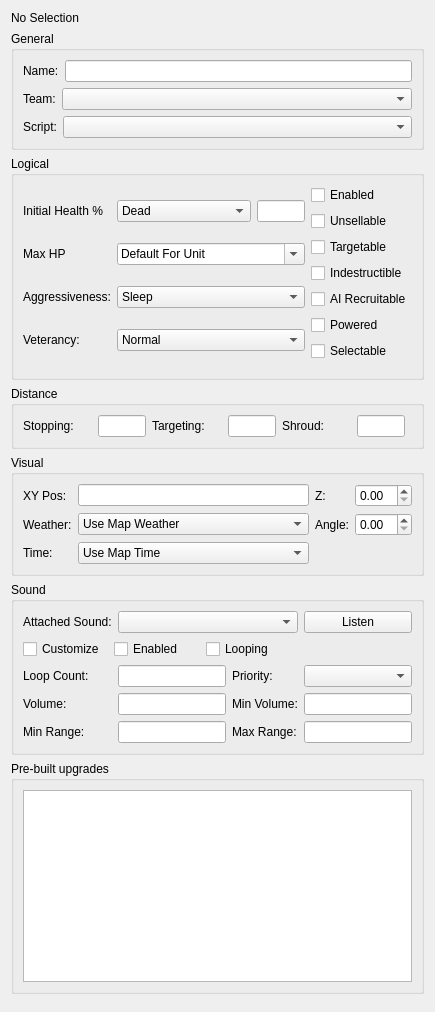
<?xml version="1.0" encoding="UTF-8"?>
<ui version="4.0">
 <class>WBQtObjectPropsPanel</class>
 <widget class="QWidget" name="WBQtObjectPropsPanel">
  <property name="windowTitle">
   <string>Object Properties</string>
  </property>
  <layout class="QVBoxLayout" name="rootLayout">
   <item>
    <widget class="QLabel" name="selectionLabel">
     <property name="text">
      <string>No Selection</string>
     </property>
    </widget>
   </item>
   <item>
    <widget class="QGroupBox" name="generalBox">
     <property name="title">
      <string>General</string>
     </property>
     <layout class="QVBoxLayout" name="genLay">
      <item>
       <layout class="QHBoxLayout" name="nameRow" stretch="0,1">
        <item>
         <widget class="QLabel" name="nameLabel">
          <property name="text">
           <string>Name:</string>
          </property>
         </widget>
        </item>
        <item>
         <widget class="QLineEdit" name="name"/>
        </item>
       </layout>
      </item>
      <item>
       <layout class="QHBoxLayout" name="teamRow" stretch="0,1">
        <item>
         <widget class="QLabel" name="teamLabel">
          <property name="text">
           <string>Team:</string>
          </property>
         </widget>
        </item>
        <item>
         <widget class="QComboBox" name="team"/>
        </item>
       </layout>
      </item>
      <item>
       <layout class="QHBoxLayout" name="scriptRow" stretch="0,1">
        <item>
         <widget class="QLabel" name="scriptLabel">
          <property name="text">
           <string>Script:</string>
          </property>
         </widget>
        </item>
        <item>
         <widget class="QComboBox" name="script"/>
        </item>
       </layout>
      </item>
     </layout>
    </widget>
   </item>
   <item>
    <widget class="QGroupBox" name="logicalBox">
     <property name="title">
      <string>Logical</string>
     </property>
     <layout class="QHBoxLayout" name="logLay" stretch="1,0">
      <item>
       <layout class="QGridLayout" name="leftGrid">
        <item row="0" column="0">
         <widget class="QLabel" name="initialHealthLabel">
          <property name="text">
           <string>Initial Health %</string>
          </property>
         </widget>
        </item>
        <item row="0" column="1">
         <layout class="QHBoxLayout" name="healthRow">
          <item>
           <widget class="QComboBox" name="health">
            <item>
             <property name="text">
              <string>Dead</string>
             </property>
            </item>
            <item>
             <property name="text">
              <string>25%</string>
             </property>
            </item>
            <item>
             <property name="text">
              <string>50%</string>
             </property>
            </item>
            <item>
             <property name="text">
              <string>75%</string>
             </property>
            </item>
            <item>
             <property name="text">
              <string>100%</string>
             </property>
            </item>
            <item>
             <property name="text">
              <string>Other</string>
             </property>
            </item>
           </widget>
          </item>
          <item>
           <widget class="QLineEdit" name="healthEdit">
            <property name="maximumSize">
             <size>
              <width>48</width>
              <height>16777215</height>
             </size>
            </property>
           </widget>
          </item>
         </layout>
        </item>
        <item row="1" column="0">
         <widget class="QLabel" name="maxHPLabel">
          <property name="text">
           <string>Max HP</string>
          </property>
         </widget>
        </item>
        <item row="1" column="1">
         <widget class="QComboBox" name="maxHPs">
          <property name="editable">
           <bool>true</bool>
          </property>
          <item>
           <property name="text">
            <string>Default For Unit</string>
           </property>
          </item>
         </widget>
        </item>
        <item row="2" column="0">
         <widget class="QLabel" name="aggressivenessLabel">
          <property name="text">
           <string>Aggressiveness:</string>
          </property>
         </widget>
        </item>
        <item row="2" column="1">
         <widget class="QComboBox" name="aggressiveness">
          <item>
           <property name="text">
            <string>Sleep</string>
           </property>
          </item>
          <item>
           <property name="text">
            <string>Passive</string>
           </property>
          </item>
          <item>
           <property name="text">
            <string>Normal</string>
           </property>
          </item>
          <item>
           <property name="text">
            <string>Alert</string>
           </property>
          </item>
          <item>
           <property name="text">
            <string>Aggressive</string>
           </property>
          </item>
         </widget>
        </item>
        <item row="3" column="0">
         <widget class="QLabel" name="veterancyLabel">
          <property name="text">
           <string>Veterancy:</string>
          </property>
         </widget>
        </item>
        <item row="3" column="1">
         <widget class="QComboBox" name="veterancy">
          <item>
           <property name="text">
            <string>Normal</string>
           </property>
          </item>
          <item>
           <property name="text">
            <string>Veteran</string>
           </property>
          </item>
          <item>
           <property name="text">
            <string>Elite</string>
           </property>
          </item>
          <item>
           <property name="text">
            <string>Heroic</string>
           </property>
          </item>
         </widget>
        </item>
       </layout>
      </item>
      <item>
       <layout class="QVBoxLayout" name="flagCol">
        <item>
         <widget class="QCheckBox" name="enabled">
          <property name="text">
           <string>Enabled</string>
          </property>
         </widget>
        </item>
        <item>
         <widget class="QCheckBox" name="unsellable">
          <property name="text">
           <string>Unsellable</string>
          </property>
         </widget>
        </item>
        <item>
         <widget class="QCheckBox" name="targetable">
          <property name="text">
           <string>Targetable</string>
          </property>
         </widget>
        </item>
        <item>
         <widget class="QCheckBox" name="indestructible">
          <property name="text">
           <string>Indestructible</string>
          </property>
         </widget>
        </item>
        <item>
         <widget class="QCheckBox" name="recruitableAI">
          <property name="text">
           <string>AI Recruitable</string>
          </property>
         </widget>
        </item>
        <item>
         <widget class="QCheckBox" name="powered">
          <property name="text">
           <string>Powered</string>
          </property>
         </widget>
        </item>
        <item>
         <widget class="QCheckBox" name="selectable">
          <property name="text">
           <string>Selectable</string>
          </property>
         </widget>
        </item>
        <item>
         <spacer name="flagColSpacer">
          <property name="orientation">
           <enum>Qt::Vertical</enum>
          </property>
         </spacer>
        </item>
       </layout>
      </item>
     </layout>
    </widget>
   </item>
   <item>
    <widget class="QGroupBox" name="distanceBox">
     <property name="title">
      <string>Distance</string>
     </property>
     <layout class="QHBoxLayout" name="distLay">
      <item>
       <widget class="QLabel" name="stoppingLabel">
        <property name="text">
         <string>Stopping:</string>
        </property>
       </widget>
      </item>
      <item>
       <widget class="QLineEdit" name="stopping">
        <property name="maximumSize">
         <size>
          <width>48</width>
          <height>16777215</height>
         </size>
        </property>
       </widget>
      </item>
      <item>
       <widget class="QLabel" name="targetingLabel">
        <property name="text">
         <string>Targeting:</string>
        </property>
       </widget>
      </item>
      <item>
       <widget class="QLineEdit" name="targeting">
        <property name="maximumSize">
         <size>
          <width>48</width>
          <height>16777215</height>
         </size>
        </property>
       </widget>
      </item>
      <item>
       <widget class="QLabel" name="shroudLabel">
        <property name="text">
         <string>Shroud:</string>
        </property>
       </widget>
      </item>
      <item>
       <widget class="QLineEdit" name="shroud">
        <property name="maximumSize">
         <size>
          <width>48</width>
          <height>16777215</height>
         </size>
        </property>
       </widget>
      </item>
      <item>
       <spacer name="distSpacer">
        <property name="orientation">
         <enum>Qt::Horizontal</enum>
        </property>
       </spacer>
      </item>
     </layout>
    </widget>
   </item>
   <item>
    <widget class="QGroupBox" name="visualBox">
     <property name="title">
      <string>Visual</string>
     </property>
     <layout class="QGridLayout" name="visGrid">
      <item row="0" column="0">
       <widget class="QLabel" name="xyPosLabel">
        <property name="text">
         <string>XY Pos:</string>
        </property>
       </widget>
      </item>
      <item row="0" column="1">
       <widget class="QLineEdit" name="xyPos"/>
      </item>
      <item row="0" column="2">
       <widget class="QLabel" name="zLabel">
        <property name="text">
         <string>Z:</string>
        </property>
       </widget>
      </item>
      <item row="0" column="3">
       <widget class="WBQtScrubSpinBox" name="zOffset">
        <property name="toolTip">
         <string>Drag up/down to scrub, or type a value.</string>
        </property>
        <property name="decimals">
         <number>2</number>
        </property>
        <property name="singleStep">
         <double>1.000000000000000</double>
        </property>
       </widget>
      </item>
      <item row="1" column="0">
       <widget class="QLabel" name="weatherLabel">
        <property name="text">
         <string>Weather:</string>
        </property>
       </widget>
      </item>
      <item row="1" column="1">
       <widget class="QComboBox" name="weather">
        <item>
         <property name="text">
          <string>Use Map Weather</string>
         </property>
        </item>
        <item>
         <property name="text">
          <string>Use Normal Model</string>
         </property>
        </item>
        <item>
         <property name="text">
          <string>Use Snow Model</string>
         </property>
        </item>
       </widget>
      </item>
      <item row="1" column="2">
       <widget class="QLabel" name="angleLabel">
        <property name="text">
         <string>Angle:</string>
        </property>
       </widget>
      </item>
      <item row="1" column="3">
       <widget class="WBQtScrubSpinBox" name="angle">
        <property name="toolTip">
         <string>Drag left/right to scrub, or type a value.</string>
        </property>
        <property name="decimals">
         <number>2</number>
        </property>
        <property name="singleStep">
         <double>1.000000000000000</double>
        </property>
       </widget>
      </item>
      <item row="2" column="0">
       <widget class="QLabel" name="timeLabel">
        <property name="text">
         <string>Time:</string>
        </property>
       </widget>
      </item>
      <item row="2" column="1">
       <widget class="QComboBox" name="time">
        <item>
         <property name="text">
          <string>Use Map Time</string>
         </property>
        </item>
        <item>
         <property name="text">
          <string>Use Day Model</string>
         </property>
        </item>
        <item>
         <property name="text">
          <string>Use Night Model</string>
         </property>
        </item>
       </widget>
      </item>
     </layout>
    </widget>
   </item>
   <item>
    <widget class="QGroupBox" name="soundBox">
     <property name="title">
      <string>Sound</string>
     </property>
     <layout class="QGridLayout" name="sndGrid">
      <item row="0" column="0">
       <widget class="QLabel" name="attachedSoundLabel">
        <property name="text">
         <string>Attached Sound:</string>
        </property>
       </widget>
      </item>
      <item row="0" column="1" colspan="2">
       <widget class="QComboBox" name="sound"/>
      </item>
      <item row="0" column="3">
       <widget class="QPushButton" name="listen">
        <property name="text">
         <string>Listen</string>
        </property>
       </widget>
      </item>
      <item row="1" column="0" colspan="3">
       <layout class="QHBoxLayout" name="sndFlagsRow">
        <item>
         <widget class="QCheckBox" name="customize">
          <property name="text">
           <string>Customize</string>
          </property>
         </widget>
        </item>
        <item>
         <widget class="QCheckBox" name="soundEnabled">
          <property name="text">
           <string>Enabled</string>
          </property>
         </widget>
        </item>
        <item>
         <widget class="QCheckBox" name="looping">
          <property name="text">
           <string>Looping</string>
          </property>
         </widget>
        </item>
        <item>
         <spacer name="sndFlagsSpacer">
          <property name="orientation">
           <enum>Qt::Horizontal</enum>
          </property>
         </spacer>
        </item>
       </layout>
      </item>
      <item row="2" column="0">
       <widget class="QLabel" name="loopCountLabel">
        <property name="text">
         <string>Loop Count:</string>
        </property>
       </widget>
      </item>
      <item row="2" column="1">
       <widget class="QLineEdit" name="loopCount"/>
      </item>
      <item row="2" column="2">
       <widget class="QLabel" name="priorityLabel">
        <property name="text">
         <string>Priority:</string>
        </property>
       </widget>
      </item>
      <item row="2" column="3">
       <widget class="QComboBox" name="priority"/>
      </item>
      <item row="3" column="0">
       <widget class="QLabel" name="volumeLabel">
        <property name="text">
         <string>Volume:</string>
        </property>
       </widget>
      </item>
      <item row="3" column="1">
       <widget class="QLineEdit" name="volume"/>
      </item>
      <item row="3" column="2">
       <widget class="QLabel" name="minVolumeLabel">
        <property name="text">
         <string>Min Volume:</string>
        </property>
       </widget>
      </item>
      <item row="3" column="3">
       <widget class="QLineEdit" name="minVolume"/>
      </item>
      <item row="4" column="0">
       <widget class="QLabel" name="minRangeLabel">
        <property name="text">
         <string>Min Range:</string>
        </property>
       </widget>
      </item>
      <item row="4" column="1">
       <widget class="QLineEdit" name="minRange"/>
      </item>
      <item row="4" column="2">
       <widget class="QLabel" name="maxRangeLabel">
        <property name="text">
         <string>Max Range:</string>
        </property>
       </widget>
      </item>
      <item row="4" column="3">
       <widget class="QLineEdit" name="maxRange"/>
      </item>
     </layout>
    </widget>
   </item>
   <item>
    <widget class="QGroupBox" name="upgradesBox">
     <property name="title">
      <string>Pre-built upgrades</string>
     </property>
     <layout class="QVBoxLayout" name="upLay">
      <item>
       <widget class="QListWidget" name="upgrades">
        <property name="minimumSize">
         <size>
          <width>0</width>
          <height>80</height>
         </size>
        </property>
        <property name="selectionMode">
         <enum>QAbstractItemView::ExtendedSelection</enum>
        </property>
       </widget>
      </item>
     </layout>
    </widget>
   </item>
   <item>
    <spacer name="bottomSpacer">
     <property name="orientation">
      <enum>Qt::Vertical</enum>
     </property>
    </spacer>
   </item>
  </layout>
 </widget>
 <customwidgets>
  <customwidget>
   <class>WBQtScrubSpinBox</class>
   <extends>QDoubleSpinBox</extends>
   <header>WBQtScrubSpinBox.h</header>
  </customwidget>
 </customwidgets>
 <resources/>
 <connections/>
</ui>
